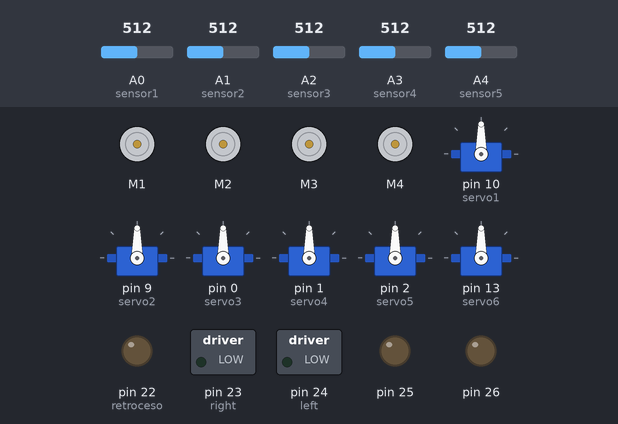
A sketch run on a simulated Arduino Mega 2560, built with avr-gcc and run on an emulated ATmega2560. Parts: 4 × DC motor (green arrow = forward, orange = backward, longer = faster), 6 × servo, switched loads named in the sketch (green lamp = pin HIGH), output pins drawn as LEDs (lit = HIGH). The test bench sets the inputs (shaded band); at power-on: A2 (sensor3) = 512, A0 (sensor1) = 512, A1 (sensor2) = 512, A3 (sensor4) = 512, A4 (sensor5) = 512.

Above: at 1.2 s.
1.3 s: A2 (sensor3) set to 218
2.8 s: A2 (sensor3) set to 190
At 4.0 s:
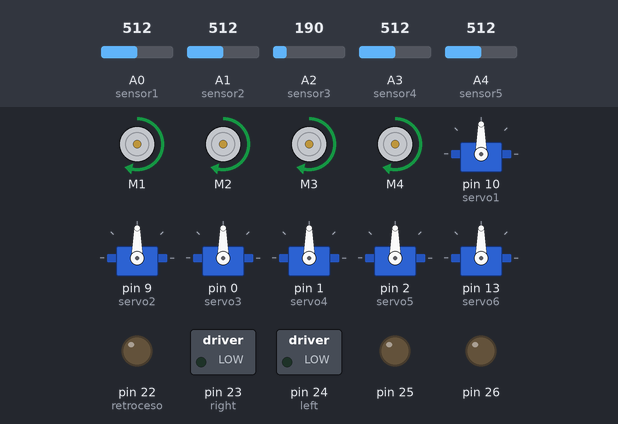
4.3 s: A2 (sensor3) set to 214
At 5.2 s:
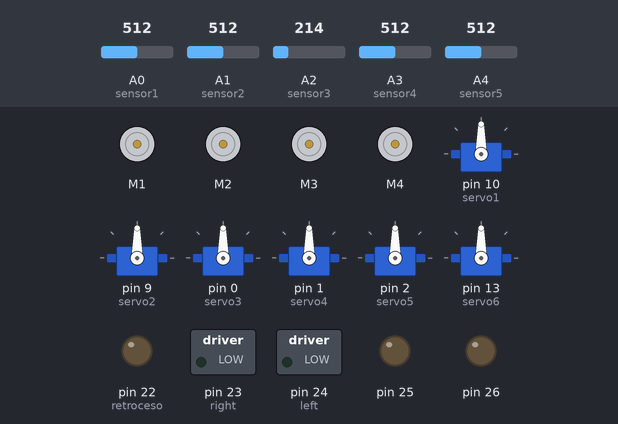
5.8 s: A2 (sensor3) set to 194
At 6.4 s:
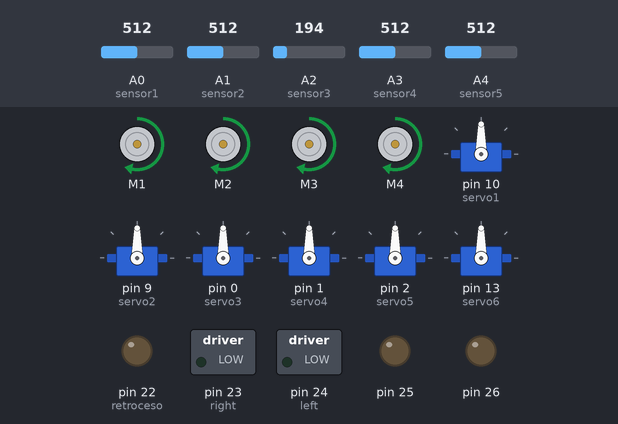
Timing chart, 0 to 8.3 s (numbered marks = the images above; inputs shaded):
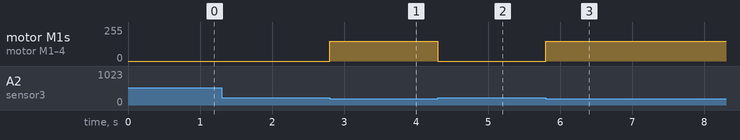

Measured:
- the behaviour switches between 204 and 203 on A2 (sensor3) (found by bisection; images 0 and 1)
- after the input at 1.3 s, every drawn part: stays the same
- after the input at 2.8 s, motor M1–4: stopped → forward 150/255 at once
- after the input at 4.3 s, motor M1–4: forward 150/255 → stopped at once
- after the input at 5.8 s, motor M1–4: stopped → forward 150/255 at once

The sketch:

PRUEBA_ELEMENTRIX.ino
```cpp
#include <AFMotor.h>
#include <Servo.h>
Servo servo1;
Servo servo2;
Servo servo3;
Servo servo4;
Servo servo5;
Servo servo6;
AF_DCMotor Motor1(1);
AF_DCMotor Motor2(2);
AF_DCMotor Motor3(3);
AF_DCMotor Motor4(4);
float distancia, tiempo;
float Trig = 27;float Echo = 28;
#define OBSTA1 29
#define OBSTA2 30
#define OBSTA3 31
boolean obsta1, obsta2, obsta3;
int sensor1 = A0;int sensor2 = A1;int sensor3 = A2;int sensor4 = A3;int sensor5 = A4;int sensor6 = A5; int sensor7 = A6;int sensor8 = A7;int sensor9 = A8;int sensor10 = A9;int fotocelula = A10;
int infra1, infra2, infra3, infra4, infra5, infra6, infra7, infra8, infra9, infra10, foto;
int retroceso = 22;
int right = 23;
int left = 24;
int freno = 25;
int delantera = 26;
void setup() {
  for   (int i= A0; i <= A10; i++) {
    pinMode (i, INPUT);
  }
  for (byte n = 22; n <=27; n++) {
    pinMode(n, OUTPUT);
  }
         Serial.begin(9600);           // set up Serial library at 9600 bps
         Motor1.setSpeed(150);
         Motor2.setSpeed(150);
         Motor3.setSpeed(150);
         Motor4.setSpeed(150);
         servo1.attach (10);
         servo2.attach (9);
         servo3.attach (0);
         servo4.attach (1);
         servo5.attach (2);
         servo6.attach (13);
         pinMode (Echo, INPUT);
         pinMode (OBSTA1, INPUT);
         pinMode (OBSTA2, INPUT);
         pinMode (OBSTA3, INPUT);
}

void loop() {
  infra1 = analogRead (sensor1);
  infra2 = analogRead (sensor2);
  infra3 = analogRead (sensor3);
  infra4 = analogRead (sensor4);
  infra5 = analogRead (sensor5);
if ((infra1 >=204)&&(infra2 >=204)&&(infra3 <204)&&(infra4 >=204)&&(infra5 >=204)){
  adelante();}
else if ((infra1 <204)&&(infra2 <204)&&(infra3 <204)&&(infra4 <204)&&(infra5 <204)){
  atras ();}
else if ((infra1 >=204)&&(infra2 >=204)&&(infra3 <204)&&(infra4 <204)&&(infra5 <204)){
 atras();
  delay (1000);
  derecha ();}
else if ((infra1 <204)&&(infra2 <204)&&(infra3 <204)&&(infra4 >=204)&&(infra5 >=204)){
  atras ();
  delay (1000);
  izquierda ();}
else {
  detener ();
}
}

//RUEDAS DEL AUTO//
void adelante () {
  Motor1.run(FORWARD) ;
  Motor2.run(FORWARD);
  Motor3.run(FORWARD) ;
  Motor4.run(FORWARD);

}
void atras () {
  Motor1.run(BACKWARD);
  Motor2.run(BACKWARD);
  Motor3.run(BACKWARD) ;
  Motor4.run(BACKWARD);
  digitalWrite (retroceso, HIGH);
}
void izquierda () {
  Motor1.run(FORWARD) ;
  Motor2.run (RELEASE);
  Motor3.run(FORWARD) ;
  Motor4.run(RELEASE);
  digitalWrite (left,  HIGH);
  delay (100);
  digitalWrite (left, LOW);
  delay (100);
}
void derecha () {
  Motor1.run(RELEASE) ;
  Motor2.run (FORWARD);
  Motor3.run(RELEASE) ;
  Motor4.run(FORWARD);
  digitalWrite (right, HIGH);
  delay (100);
  digitalWrite (right, LOW);
  delay (100);
}
void detener (){
  Motor1.run(RELEASE) ;
  Motor2.run (RELEASE);
  Motor3.run(RELEASE) ;
  Motor4.run(RELEASE);
}
```
